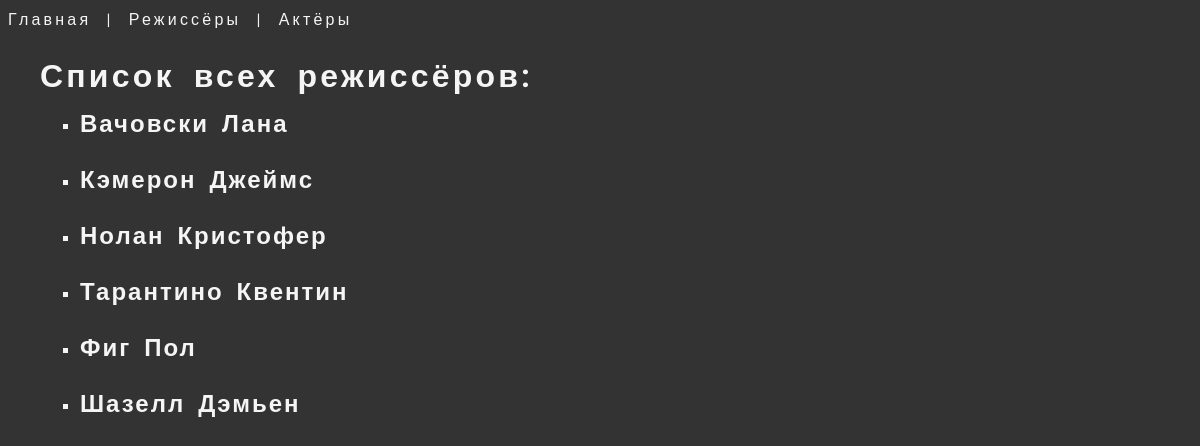
The page /directors/ on the database its author committed.
### movie_app/models.py (models this page shows, shortened)
class Director(models.Model):
    first_name = models.CharField(max_length=128)
    second_name = models.CharField(max_length=128)
    email = models.EmailField()
    def get_absolute_url(self):
        return reverse('about_director',args=[self.id])

### movie_app/views.py (the view)
# urls.py: path('directors/', views.directors, name='directors'),
def directors(request):
    context = {
        'directors': Director.objects.order_by('second_name')
    }
    return render(request, 'movie_app/directors_actors.html', context=context)

### movie_app/templates/movie_app/directors_actors.html (shortened to what this page needs)
{% extends 'movie_app/base.html' %}}
{%block content%}
<div>
  {% if directors %}
  <h1>Список всех режиссёров:</h1>
  {% for director in directors %}
    <ul>
      <li>
        <h3><a href="{{ director.get_absolute_url }}">{{ director.second_name }} {{ director.first_name }} </a></h3>
      </li>
    </ul>
  {% endfor %}
  {% endif %}
</div>
{%endblock%}

### movie_app/static/movie_app/css/index.css (style rules this page uses)
* { line-height: 1.5rem; }
body { background-color: #333; color:whitesmoke; font-family: 'Roboto', sans-serif; letter-spacing: 0.2rem; word-spacing: 0.5rem; }
div { margin: 2rem; }
li { list-style-type: square; margin-bottom: 2rem; }
h3 { font-size: 1.5rem; margin-bottom: 0px; word-spacing: 5px; letter-spacing: 2px; }
a { text-decoration: none; color: whitesmoke; }

### rows shown on the page
Director: second_name "Вачовски", first_name "Лана"
Director: second_name "Кэмерон", first_name "Джеймс"
Director: second_name "Нолан", first_name "Кристофер"
Director: second_name "Тарантино", first_name "Квентин"
Director: second_name "Фиг", first_name "Пол"
Director: second_name "Шазелл", first_name "Дэмьен"
